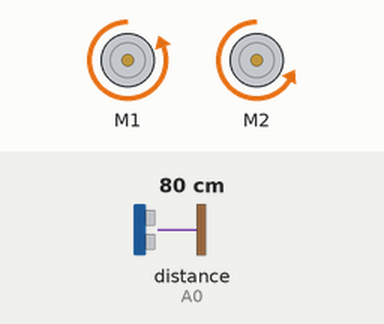
Simulated run of this sketch. Board: Arduino Uno, built with avr-gcc and run on an emulated ATmega328P. On the bench: 2 × DC motor (green arrow = forward, orange = backward, longer = faster). Inputs (shaded band) come from the test bench; at power-on: distance to the obstacle (sensor on A0) 80 cm. The echo pulse lasts 58.3 µs per cm.

Above: at 2.8 s.
2.9 s: distance to the obstacle (sensor on A0) set to 95 cm
8.9 s: distance to the obstacle (sensor on A0) set to 106 cm
At 10.9 s:
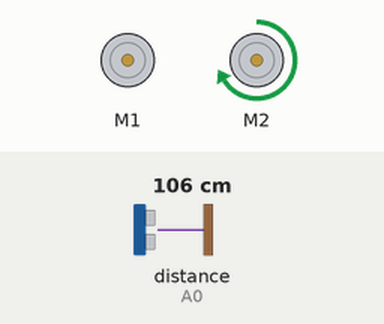
11.6 s: distance to the obstacle (sensor on A0) set to 2 cm
At 12.8 s:
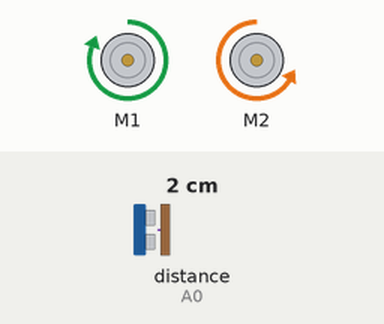
17.1 s: distance to the obstacle (sensor on A0) set to 120 cm
At 19.0 s:
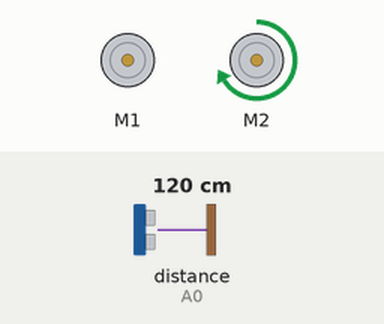
Timing chart, 0 to 20.5 s (numbered marks = the images above; inputs shaded):
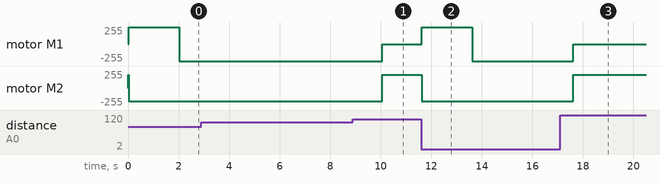

The sketch:

RC_CAR_MAIN.ino
```cpp
#include <AFMotor.h> // Motor Drivers
#include <Ultrasonic.h> // Ultrasonic drivers

// Set FSM States
#define GOFORWARD 0
#define TURNLEFT 1
#define TURNRIGHT 2
#define GOFORWARD_WALL 3

#define STOPDISTANCE 100 // Distance in CM to stop the RC car. 30 CM = ~ 1 foot

// Arduino pins
#define echoPin A0
#define trigPin A2

// Forward declarations
void motor_control(unsigned char, unsigned long);
unsigned char detect_wall(void); // Detect an obstacle
Ultrasonic detect_range(trigPin, echoPin); // Initialize the ultrasonic class
AF_DCMotor frontwheels(1, MOTOR12_64KHZ); // Initialize front wheels
AF_DCMotor rearwheels(2, MOTOR12_64KHZ); // Initialize rear wheels

// Enable Debugging
const unsigned char DEBUG_ENABLE = 0;

typedef struct sensor_fsm {
	unsigned char out; // Set the output of the motors
	unsigned long delay; // Set the delay in between runs (in ms)
	unsigned char nextstate[2]; // The next state depending on the input
} sensor_fsm;

const sensor_fsm carstates[4] = {
	{GOFORWARD, 25, {GOFORWARD, TURNLEFT}},		// GOFORWARD
	{TURNLEFT, 2000, {GOFORWARD_WALL, TURNRIGHT}},		// TURN LEFT
	{TURNRIGHT, 2000, {GOFORWARD_WALL, TURNRIGHT}}, // TURN RIGHT
	{GOFORWARD, 25, {GOFORWARD, TURNRIGHT}}		// GOFOWARD if a wall is found
};

unsigned char sensor_state; // Input of sensor
unsigned char sensor_input; //Input of the sensor

void setup()
{
	// Start Debugging
	if (DEBUG_ENABLE == 1) {
		Serial.begin(115200); // Start Serial
		Serial.println("========== Debugging Beging ==========");
	}
	// End Debugging

	frontwheels.setSpeed(255); // Set front motor speed to max
	rearwheels.setSpeed(200); // Set rear motor speed to max

	sensor_state = 0; // Set state to GOFORWARD
	sensor_input = NULL; // No value until the sensor is read
}

void loop()
{
	motor_control(carstates[sensor_state].out, carstates[sensor_state].delay); // Output the motor to the current state, and delay in MS
	sensor_input = detect_wall(); // Set the next state
	sensor_state = carstates[sensor_state].nextstate[sensor_input]; // Set the next input
}

void motor_control(unsigned char fsm_output, unsigned long msDelay) {
	switch (fsm_output) {
		case 0:
			// Start Debugging
			if (DEBUG_ENABLE == 1) {
				Serial.println("Rear wheels go forward");
			}
			// End Debugging

			rearwheels.run(FORWARD);
			delay(msDelay); // Delay per the current state
			break;
		case 1:
			// Start Debugging
			if (DEBUG_ENABLE == 1) {
				Serial.println("Front wheels go left");
			}
			// End Debugging

			frontwheels.run(FORWARD);
			rearwheels.run(BACKWARD);
			delay(msDelay); // Delay per the current state
			frontwheels.run(RELEASE);
			break;
		case 2:
			// Start Debugging
			if (DEBUG_ENABLE == 1) {
				Serial.println("Front wheels go right");
			}
			// End Debugging

			frontwheels.run(BACKWARD);
			rearwheels.run(BACKWARD);
			delay(msDelay); // Delay per the current state
			frontwheels.run(RELEASE);
			break;
		case 4:
			// Start Debugging
			if (DEBUG_ENABLE == 1) {
				Serial.println("Rear wheels go forward");
			}
			// End Debugging

			rearwheels.run(FORWARD);
			delay(msDelay); // Delay per the current state
			break;
	}
}

unsigned char detect_wall() {
	long distance;
	distance = detect_range.Ranging(CM);
	// Start Debugging
	if (DEBUG_ENABLE == 1) {
		Serial.print(distance);
		Serial.println(" distance in CM");
	}
	// End Debugging

	// If the ultrasonic detector detects a range less than 20 CM, then change state to avoid obstacle
	if (distance > STOPDISTANCE) {
		// Start Debugging
		if (DEBUG_ENABLE == 1) {
			Serial.println("No obstacle detected");
		}
		// End Debugging

		return 0; // Continue moving in the current direction
	} else if (distance <= STOPDISTANCE) {
		// Start Debugging
		if (DEBUG_ENABLE == 1) {
			Serial.println("Obstacle detected");
		}
		// End Debugging

		return 1; // Set the next state
	}
}
```

Measured:
- the behaviour switches between 100 and 101 cm on distance to the obstacle (sensor on A0) (found by bisection; images 0 and 1)
- after the input at 8.9 s, motor M1: backward 255/255 → stopped after 1.2 s; motor M2: backward 200/255 → forward 200/255 after 1.2 s
- after the input at 11.6 s, motor M1: stopped → forward 255/255 at once, → backward 255/255 2.0 s later; motor M2: forward 200/255 → backward 200/255 at once
- after the input at 17.1 s, motor M1: backward 255/255 → stopped after 0.53 s; motor M2: backward 200/255 → forward 200/255 after 0.53 s
